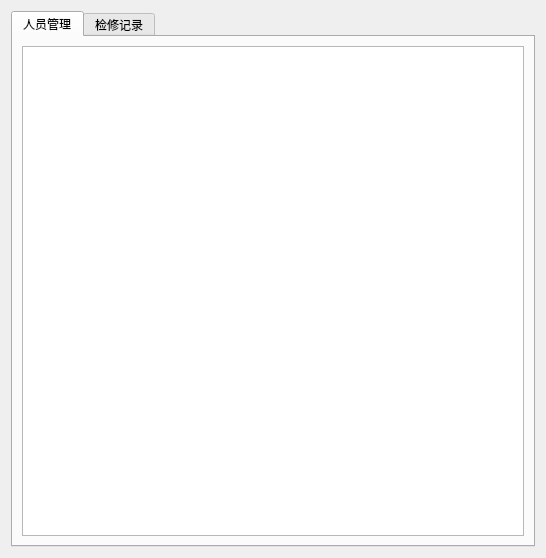
<?xml version="1.0" encoding="UTF-8"?>
<ui version="4.0">
 <class>AgriFieldRecords</class>
 <widget class="QWidget" name="AgriFieldRecords">
  <property name="geometry">
   <rect>
    <x>0</x>
    <y>0</y>
    <width>546</width>
    <height>558</height>
   </rect>
  </property>
  <property name="windowTitle">
   <string>Form</string>
  </property>
  <layout class="QGridLayout" name="gridLayout">
   <item row="0" column="0">
    <widget class="QTabWidget" name="tabWidget">
     <property name="currentIndex">
      <number>0</number>
     </property>
     <widget class="QWidget" name="tab">
      <attribute name="title">
       <string>人员管理</string>
      </attribute>
      <layout class="QGridLayout" name="gridLayout_2">
       <item row="0" column="0">
        <widget class="QTableWidget" name="tableWidget_PersonManage"/>
       </item>
      </layout>
     </widget>
     <widget class="QWidget" name="tab_field_records">
      <attribute name="title">
       <string>检修记录</string>
      </attribute>
      <layout class="QVBoxLayout" name="verticalLayout_3">
       <item>
        <widget class="QTextBrowser" name="textBrowser"/>
       </item>
      </layout>
     </widget>
    </widget>
   </item>
  </layout>
 </widget>
 <resources/>
 <connections/>
</ui>
